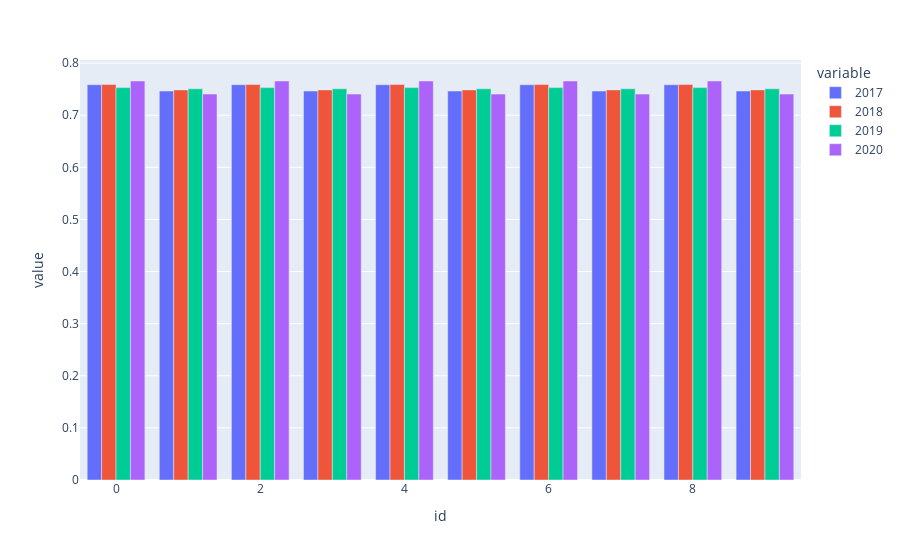

This figure's notebook cell:
### Code cell
import plotly.express as px
fin_df = fin_df.reset_index()
px.bar(fin_df,x='id',y=['2017','2018','2019','2020'],barmode='group')

### Figure 1 — Plotly figure (JSON) as saved in the notebook; plotly's stock layout.template omitted (floating-point values rounded to 4 significant figures)
{"data": [{"alignmentgroup": "True", "hovertemplate": "variable=2017<br>id=%{x}<br>value=%{y}<extra></extra>", "legendgroup": "2017", "marker": {"color": "#636efa", "pattern": {"shape": ""}}, "name": "2017", "offsetgroup": "2017", "orientation": "v", "showlegend": true, "textposition": "auto", "type": "bar", "x": [0, 1, 2, 3, 4, 5, 6, 7, 8, 9], "xaxis": "x", "y": [0.7586, 0.7464, 0.7586, 0.7464, 0.7586, 0.7464, 0.7586, 0.7464, 0.7586, 0.7464], "yaxis": "y"}, {"alignmentgroup": "True", "hovertemplate": "variable=2018<br>id=%{x}<br>value=%{y}<extra></extra>", "legendgroup": "2018", "marker": {"color": "#EF553B", "pattern": {"shape": ""}}, "name": "2018", "offsetgroup": "2018", "orientation": "v", "showlegend": true, "textposition": "auto", "type": "bar", "x": [0, 1, 2, 3, 4, 5, 6, 7, 8, 9], "xaxis": "x", "y": [0.7589, 0.7486, 0.7589, 0.7486, 0.7589, 0.7486, 0.7589, 0.7486, 0.7589, 0.7486], "yaxis": "y"}, {"alignmentgroup": "True", "hovertemplate": "variable=2019<br>id=%{x}<br>value=%{y}<extra></extra>", "legendgroup": "2019", "marker": {"color": "#00cc96", "pattern": {"shape": ""}}, "name": "2019", "offsetgroup": "2019", "orientation": "v", "showlegend": true, "textposition": "auto", "type": "bar", "x": [0, 1, 2, 3, 4, 5, 6, 7, 8, 9], "xaxis": "x", "y": [0.753, 0.7508, 0.753, 0.7508, 0.753, 0.7508, 0.753, 0.7508, 0.753, 0.7508], "yaxis": "y"}, {"alignmentgroup": "True", "hovertemplate": "variable=2020<br>id=%{x}<br>value=%{y}<extra></extra>", "legendgroup": "2020", "marker": {"color": "#ab63fa", "pattern": {"shape": ""}}, "name": "2020", "offsetgroup": "2020", "orientation": "v", "showlegend": true, "textposition": "auto", "type": "bar", "x": [0, 1, 2, 3, 4, 5, 6, 7, 8, 9], "xaxis": "x", "y": [0.7657, 0.7406, 0.7657, 0.7406, 0.7657, 0.7406, 0.7657, 0.7406, 0.7657, 0.7406], "yaxis": "y"}], "layout": {"barmode": "group", "legend": {"title": {"text": "variable"}, "tracegroupgap": 0}, "margin": {"t": 60}, "xaxis": {"anchor": "y", "domain": [0, 1], "title": {"text": "id"}}, "yaxis": {"anchor": "x", "domain": [0, 1], "title": {"text": "value"}}}}
